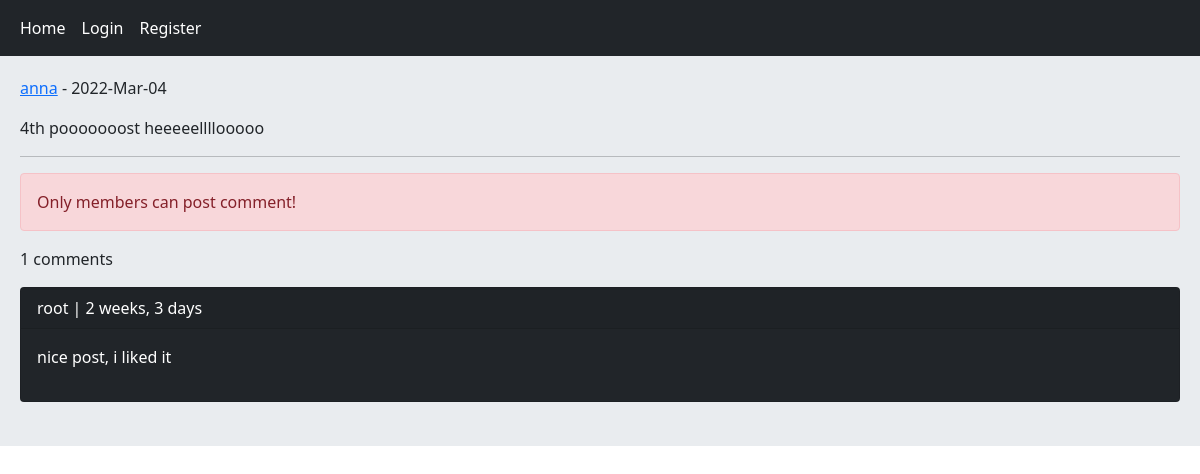
/post/4/4th-pooooooost-heeeeellllooooo, run on an earlier commit of the app's database.
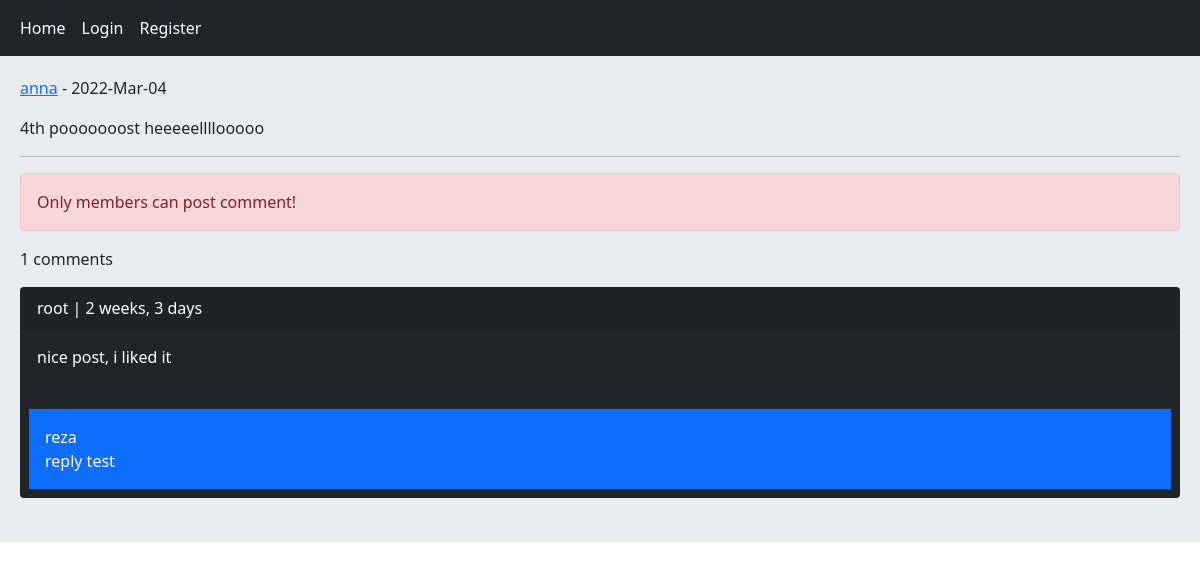
And on a later commit of the database.
### home/models.py (models this page shows, shortened)
class Comment(models.Model):
    body = models.CharField(max_length=400)
    created = models.DateTimeField(auto_now_add=True)
    user = models.ForeignKey(User, on_delete=models.CASCADE, related_name='ucomments')
    post = models.ForeignKey(Post, on_delete=models.CASCADE, related_name='pcomments')
    reply = models.ForeignKey('self', on_delete=models.CASCADE, related_name='rcomments', null=True, blank=True)
    is_reply = models.BooleanField(default=False)

### home/views.py (the view, shortened to what this page needs)
# urls.py: path('post/<int:post_id>/<slug:post_slug>', views.PostDetailView.as_view(), name='post_detail'),
class PostDetailView(View):
    form_class = CommentCreateForm
    form_class_reply = CommentReplyForm
    def setup(self, request, *args, **kwargs):
        self.post_instance = get_object_or_404(Post, pk=kwargs['post_id'], slug=kwargs['post_slug'])
        return super().setup(request, *args, **kwargs)
    def get(self, request, *args, **kwargs):
        comments = self.post_instance.pcomments.filter(is_reply=False)
        return render(request, 'home/detail.html', context={'post': self.post_instance, 'comments': comments, 'form': self.form_class, 'reply_from': self.form_class_reply})

### home/templates/home/detail.html (shortened to what this page needs)
{% extends 'base.html' %}
{% block content %}
    <p><a href="{% url 'account:user_profile' post.user.id %}">{{ post.user.username }}</a> - {{ post.updated|date:"Y-M-d" }}</p>
    <p>{{ post.body }}</p>
    <hr>
    {% if request.user.is_authenticated %}
        <a href="{% url 'home:post_like' post.id %}" class="btn btn-primary col-md-2">Like</a>
        <form action="" method="post">
            {% csrf_token %}
            {{ form.as_p }}
            <input type="submit" value="Send">
        </form> <br>
    {% else %}
        <p class="alert alert-danger">Only members can post comment!</p>
    {% endif %}
    <p>{{ comments.count }} comments</p>
    {% for comment in comments %}
        <div class="card bg-dark text-white">
            <p class="card-header">{{ comment.user }} | {{ comment.created|timesince }}</p>
            <p class="card-body">{{ comment.body }}</p>
            {% with replies=comment.rcomments.all %}
                {% for reply in replies %}
                    <p class="bg-primary p-3 m-2">{{ reply.user }} <br> {{ reply.body }}</p>
                {% endfor %}
            {% endwith %}
        </div> <br>
    {% empty %}
        <p>No comments yet!</p>
    {% endfor %}
{% endblock %}

What changed in the data, as far as the page shows it:
added Comment: user "reza", body "reply test", shown under "root"
